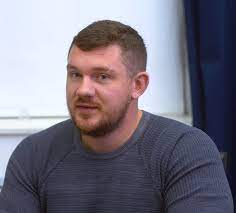
#> input picture lab8/images/subject1.jpg, 236 x 213 px; its folder holds only this picture in this run
$ python lab8.py
#> lines starting #> are read from the running program, lines starting #| are printed output that depends on the picture
import cv2
import os
import numpy as np
from PIL import Image
import matplotlib.pyplot as plt
import matplotlib.patches as patches


# Функция для чтения изображений и их меток из заданной директории
def get_images(path):
#> called with path = 'images'
    image_paths = [os.path.join(path, f) for f in os.listdir(path) if f.endswith('.jpg')]
    images = []
    labels = []
    for image_path in image_paths:
        image = Image.open(image_path).convert('L')
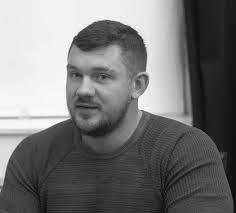
#> image: PIL image 236x213 L; min 3, max 254, mean 118.6
        images.append(np.array(image))
        # Извлекаем метку из имени файла
        label = int(os.path.splitext(os.path.basename(image_path))[0].split("subject")[1])
        labels.append(label)
    return images, labels


# Функция для обнаружения и отображения лиц на изображении
def recognize_and_display_face(image, image_path, output_path):
    gray = cv2.cvtColor(image, cv2.COLOR_BGR2GRAY)
    faces = faceCascade.detectMultiScale(gray, scaleFactor=1.1, minNeighbors=5, minSize=(30, 30))

    # Создаем новый рисунок
    fig, ax = plt.subplots(figsize=(10, 10))

    # Отображаем исходное изображение
    ax.imshow(cv2.cvtColor(image, cv2.COLOR_BGR2RGB))

    # Рисуем прямоугольники вокруг обнаруженных лиц
    for (x, y, w, h) in faces:
        rect = patches.Rectangle((x, y), w, h, linewidth=2, edgecolor='r', facecolor='none')
        ax.add_patch(rect)

    output_file = os.path.join(output_path, os.path.splitext(os.path.basename(image_path))[0] + '_processed.jpg')
    plt.savefig(output_file)
    plt.close(fig)


# Путь к файлу с каскадом Хаара для обнаружения лиц
cascadePath = "haarcascade_frontalface_default.xml"
faceCascade = cv2.CascadeClassifier(cascadePath)

# Путь к директории с изображениями для обучения
input_path = r'images'

# Получаем изображения и их метки для обучения
images, labels = get_images(input_path)
#> images = 1 item; labels = [1]
print("Starting")

# Обучаем распознаватель
recognizer = cv2.face.LBPHFaceRecognizer_create()
recognizer.train(images, np.array(labels))
print("Finished. Successfully find faces.")

# Путь к директории, куда будут сохранены обработанные изображенияы
output_path = r'recognized_faces'

# Создаем директорию, если она не существует
if not os.path.exists(output_path):
    os.makedirs(output_path)

# Выводим обработанные изображения
for image_path in os.listdir(input_path):
    if image_path.endswith('.jpg'):
        image = cv2.imread(os.path.join(input_path, image_path))
#> image: shape (213, 236, 3)
        recognize_and_display_face(image, image_path, output_path)
#> in recognize_and_display_face, `faces = faceCascade.detectMultiScale(gray, scaleFactor=1.1, minNeighbo..`: faces = [[52, 48, 73, 73]]
#> the loop in recognize_and_display_face, `for (x, y, w, h) in faces:` made 1 pass
#> in recognize_and_display_face, `plt.savefig(output_file)`:
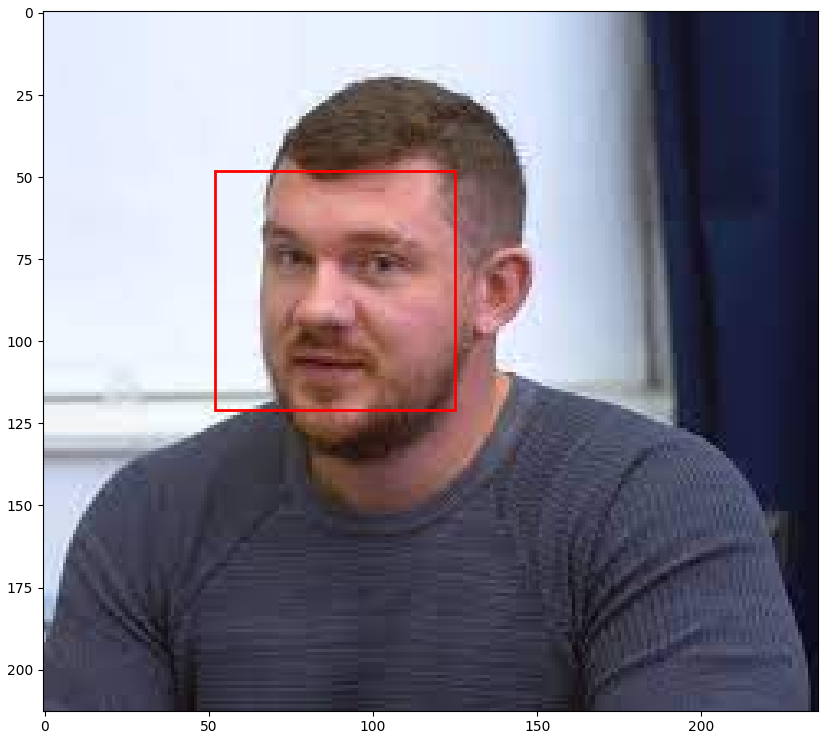
#> figure drawn by matplotlib, 1 panel

print(
    "Successfully handled all images and saved them with suffix _processed.jpg in package recognized_faces.")

$ run again, on lab8/images/subject5.jpg
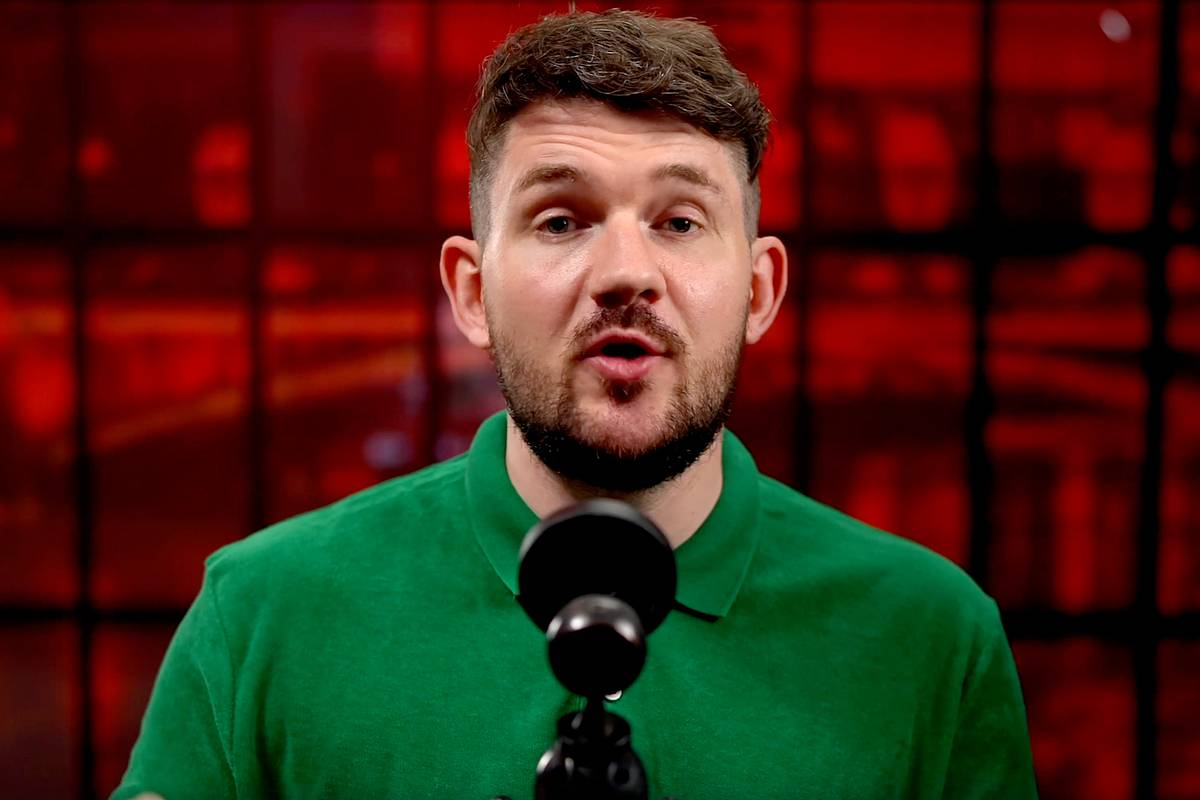
#> input picture lab8/images/subject5.jpg, 1200 x 800 px
#> in get_images, `image = Image.open(image_path).convert('L')`:
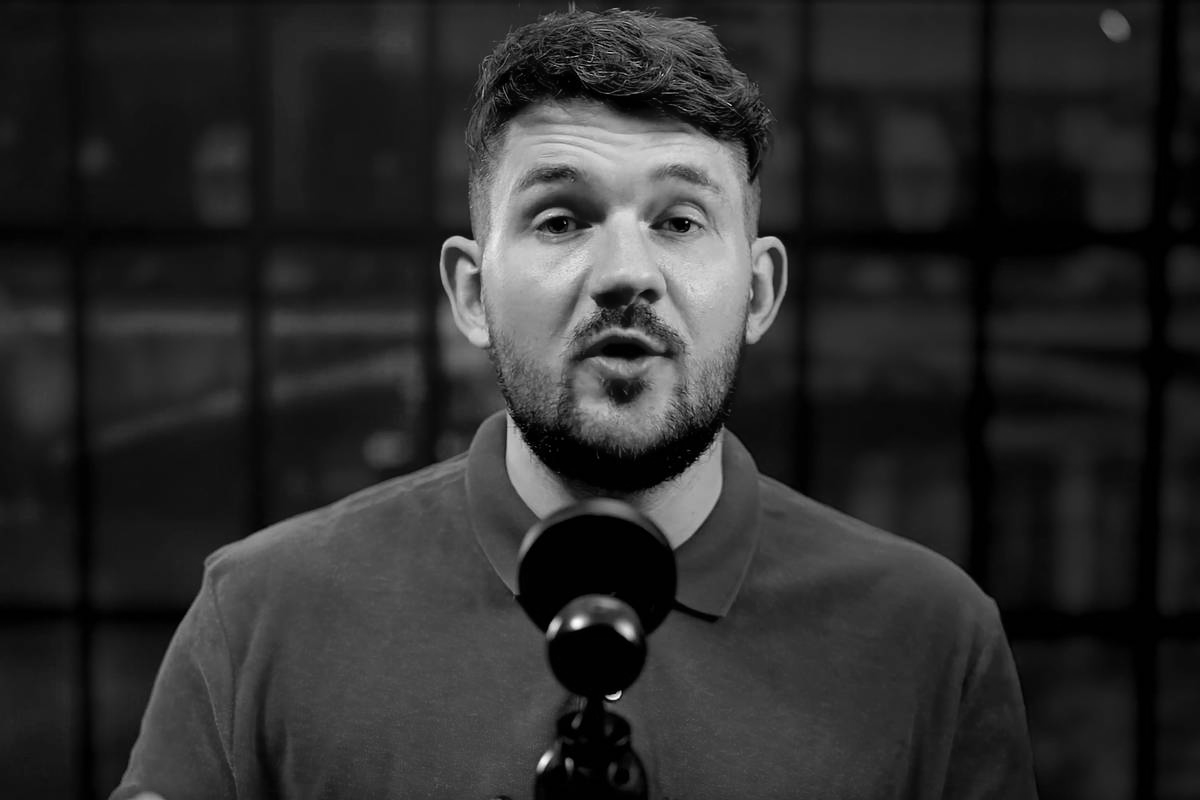
#> image: PIL image 1200x800 L; min 0, max 252, mean 44.6
#> images = 1 item; labels = [5]
#> faces = [[438, 63, 376, 376]]
#> the loop in recognize_and_display_face, `for (x, y, w, h) in faces:` made 1 pass
#> in recognize_and_display_face, `plt.savefig(output_file)`:
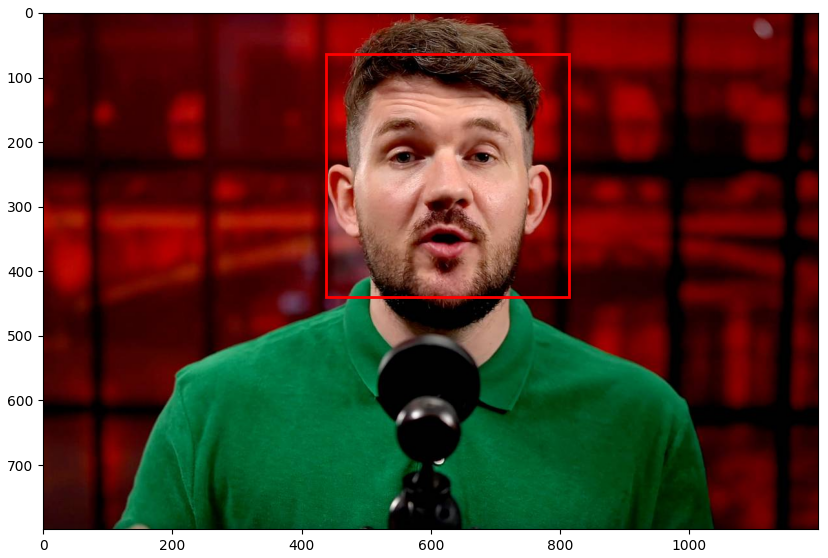
#> figure drawn by matplotlib, 1 panel

$ run again, on lab8/images/subject6.jpg
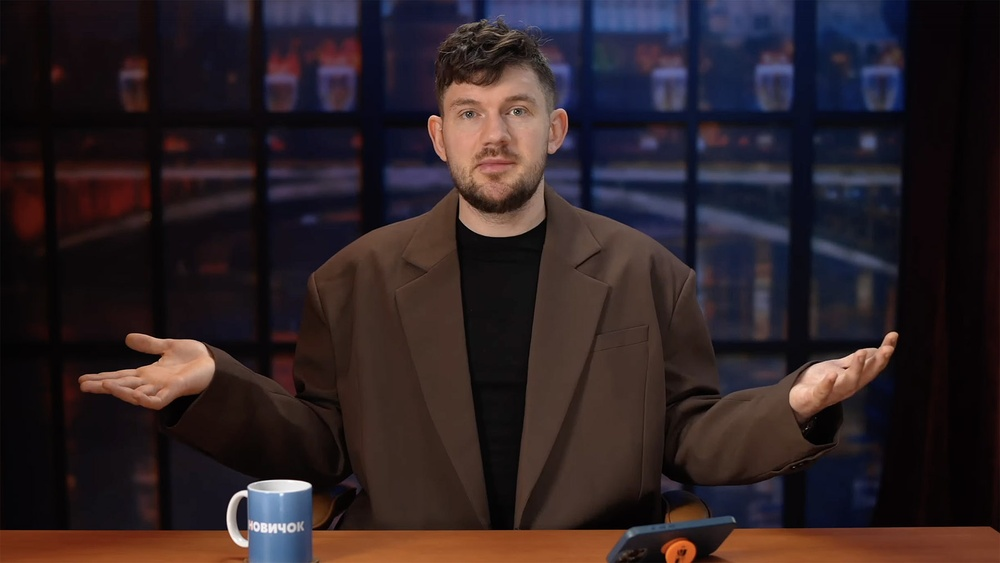
#> input picture lab8/images/subject6.jpg, 1000 x 563 px, shrunk from 1800 x 1013 before the run
#> in get_images, `image = Image.open(image_path).convert('L')`:
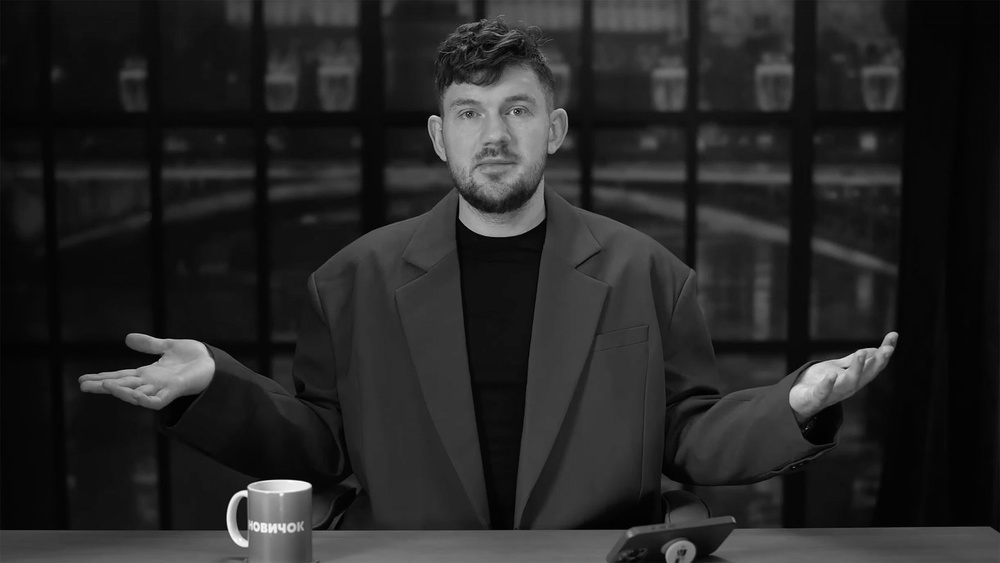
#> image: PIL image 1000x563 L; min 0, max 255, mean 37.8
#> images = 1 item; labels = [6]
#> faces = [[387, 240, 83, 83], [430, 63, 128, 128]]
#> the loop in recognize_and_display_face, `for (x, y, w, h) in faces:` made 2 passes
#> in recognize_and_display_face, `plt.savefig(output_file)`:
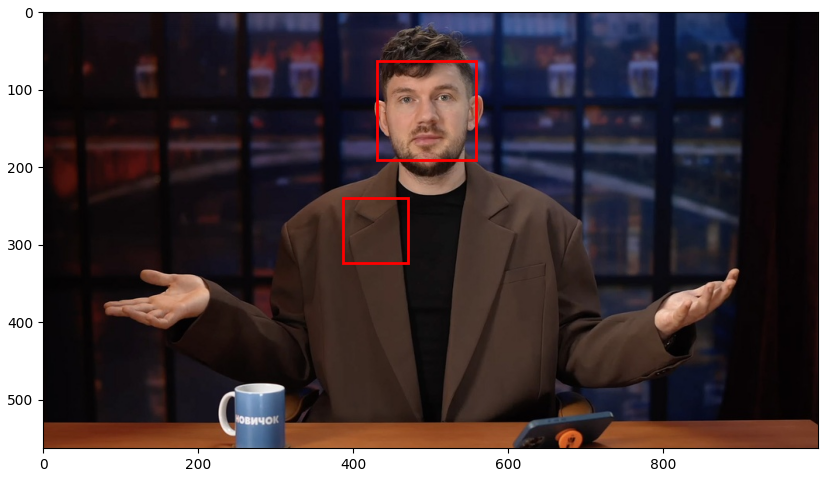
#> figure drawn by matplotlib, 1 panel

$ run again, on lab8/images/subject7.jpg
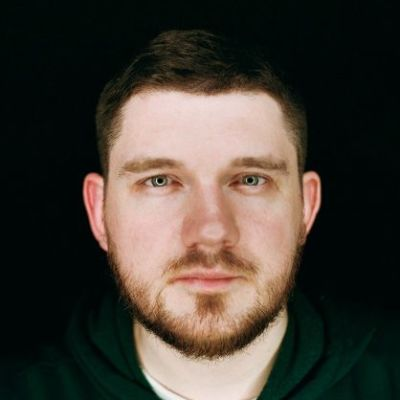
#> input picture lab8/images/subject7.jpg, 400 x 400 px
#> in get_images, `image = Image.open(image_path).convert('L')`:
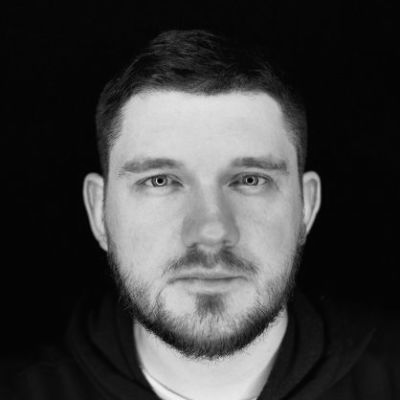
#> image: PIL image 400x400 L; min 0, max 248, mean 63.3
#> images = 1 item; labels = [7]
#> faces = [[84, 85, 250, 250]]
#> the loop in recognize_and_display_face, `for (x, y, w, h) in faces:` made 1 pass
#> in recognize_and_display_face, `plt.savefig(output_file)`:
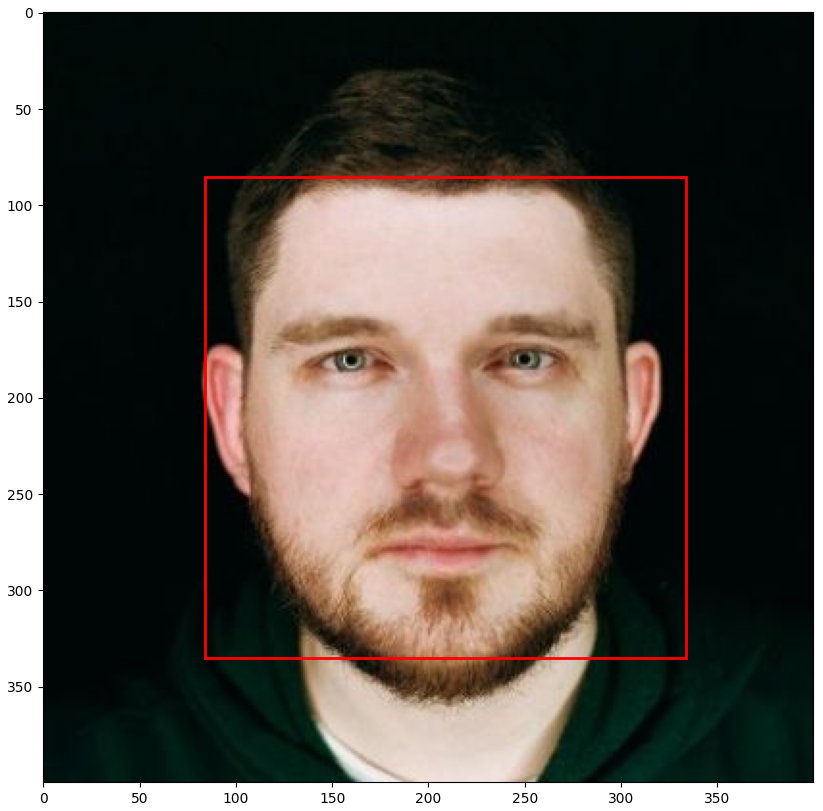
#> figure drawn by matplotlib, 1 panel

$ run again, on lab8/images/subject2.jpg
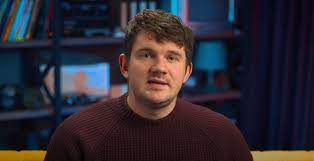
#> input picture lab8/images/subject2.jpg, 314 x 161 px
#> in get_images, `image = Image.open(image_path).convert('L')`:
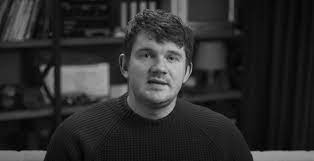
#> image: PIL image 314x161 L; min 1, max 195, mean 44
#> images = 1 item; labels = [2]
#> faces = [[126, 30, 69, 69]]
#> the loop in recognize_and_display_face, `for (x, y, w, h) in faces:` made 1 pass
#> in recognize_and_display_face, `plt.savefig(output_file)`:
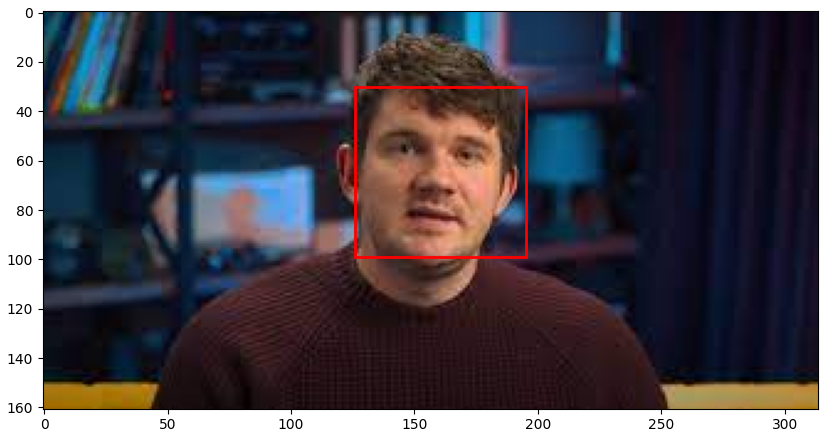
#> figure drawn by matplotlib, 1 panel
